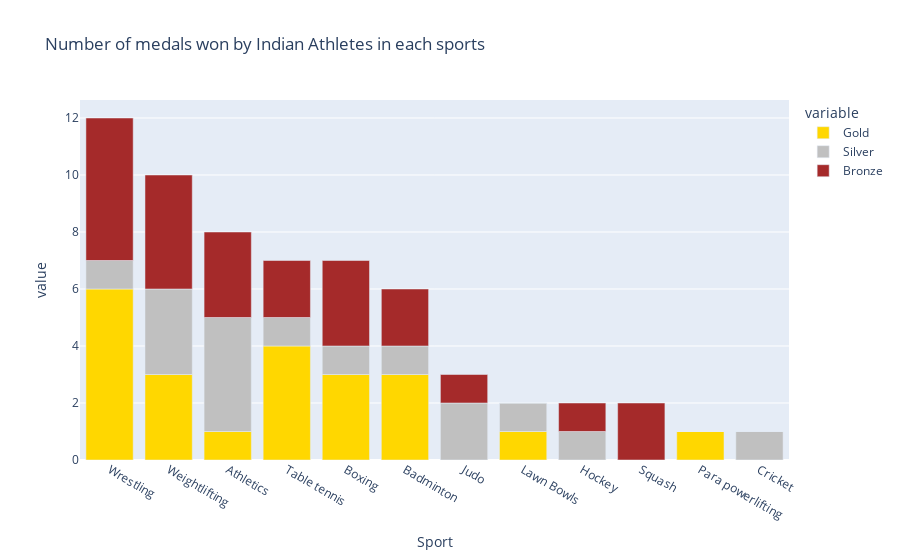
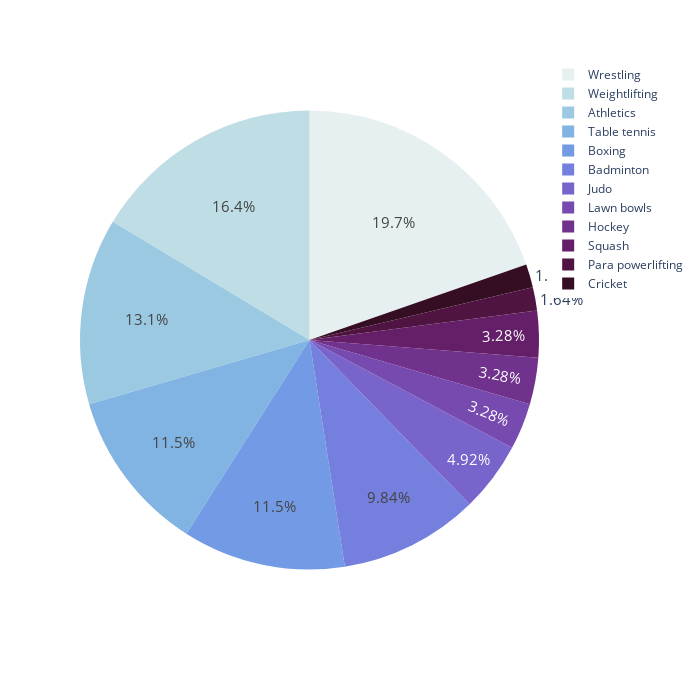

The notebook cell saved with these charts, in order:
### Code cell
fig = px.bar(data_medal_tally_sportswise, x='Sport', y=['Gold', 'Silver', 'Bronze'], color_discrete_sequence =['gold', 'silver', 'brown'],title='Number of medals won by Indian Athletes in each sports')
fig.update_layout(xaxis={'categoryorder':'total descending'})
fig.show()

fig = px.pie(data_indian_medals, names='Sport', height=700, width= 700, color_discrete_sequence=px.colors.sequential.dense)
fig.update_traces(textfont_size=15)
fig.show()

### Figure 1 — Plotly figure (JSON) as saved in the notebook; plotly's stock layout.template omitted (floating-point values rounded to 4 significant figures)
{"data": [{"alignmentgroup": "True", "hovertemplate": "variable=Gold<br>Sport=%{x}<br>value=%{y}<extra></extra>", "legendgroup": "Gold", "marker": {"color": "gold", "pattern": {"shape": ""}}, "name": "Gold", "offsetgroup": "Gold", "orientation": "v", "showlegend": true, "textposition": "auto", "type": "bar", "x": ["Wrestling", "Table tennis", "Weightlifting", "Boxing", "Badminton", "Athletics", "Lawn Bowls", "Para powerlifting", "Judo", "Hockey", "Cricket", "Squash"], "xaxis": "x", "y": [6, 4, 3, 3, 3, 1, 1, 1, 0, 0, 0, 0], "yaxis": "y"}, {"alignmentgroup": "True", "hovertemplate": "variable=Silver<br>Sport=%{x}<br>value=%{y}<extra></extra>", "legendgroup": "Silver", "marker": {"color": "silver", "pattern": {"shape": ""}}, "name": "Silver", "offsetgroup": "Silver", "orientation": "v", "showlegend": true, "textposition": "auto", "type": "bar", "x": ["Wrestling", "Table tennis", "Weightlifting", "Boxing", "Badminton", "Athletics", "Lawn Bowls", "Para powerlifting", "Judo", "Hockey", "Cricket", "Squash"], "xaxis": "x", "y": [1, 1, 3, 1, 1, 4, 1, 0, 2, 1, 1, 0], "yaxis": "y"}, {"alignmentgroup": "True", "hovertemplate": "variable=Bronze<br>Sport=%{x}<br>value=%{y}<extra></extra>", "legendgroup": "Bronze", "marker": {"color": "brown", "pattern": {"shape": ""}}, "name": "Bronze", "offsetgroup": "Bronze", "orientation": "v", "showlegend": true, "textposition": "auto", "type": "bar", "x": ["Wrestling", "Table tennis", "Weightlifting", "Boxing", "Badminton", "Athletics", "Lawn Bowls", "Para powerlifting", "Judo", "Hockey", "Cricket", "Squash"], "xaxis": "x", "y": [5, 2, 4, 3, 2, 3, 0, 0, 1, 1, 0, 2], "yaxis": "y"}], "layout": {"barmode": "relative", "legend": {"title": {"text": "variable"}, "tracegroupgap": 0}, "title": {"text": "Number of medals won by Indian Athletes in each sports"}, "xaxis": {"anchor": "y", "categoryorder": "total descending", "domain": [0, 1], "title": {"text": "Sport"}}, "yaxis": {"anchor": "x", "domain": [0, 1], "title": {"text": "value"}}}}

### Figure 2 — Plotly figure (JSON) as saved in the notebook; plotly's stock layout.template omitted (floating-point values rounded to 4 significant figures)
{"data": [{"domain": {"x": [0, 1], "y": [0, 1]}, "hovertemplate": "Sport=%{label}<extra></extra>", "labels": ["Weightlifting", "Weightlifting", "Weightlifting", "Lawn bowls", "Table tennis", "Para powerlifting", "Wrestling", "Wrestling", "Wrestling", "Wrestling", "Wrestling", "Wrestling", "Table tennis", "Boxing", "Boxing", "Athletics", "Boxing", "Table tennis", "Badminton", "Badminton", "Badminton", "Table tennis", "Weightlifting", "Weightlifting", "Judo", "Weightlifting", "Badminton", "Judo", "Athletics", "Wrestling", "Athletics", "Athletics", "Lawn bowls", "Athletics", "Table tennis", "Cricket", "Boxing", "Hockey", "Weightlifting", "Judo", "Weightlifting", "Weightlifting", "Squash", "Weightlifting", "Athletics", "Wrestling", "Wrestling", "Boxing", "Wrestling", "Wrestling", "Boxing", "Wrestling", "Table tennis", "Boxing", "Hockey", "Athletics", "Athletics", "Squash", "Badminton", "Badminton", "Table tennis"], "legendgroup": "", "name": "", "showlegend": true, "textfont": {"size": 15}, "type": "pie"}], "layout": {"height": 700, "legend": {"tracegroupgap": 0}, "margin": {"t": 60}, "piecolorway": ["rgb(230, 240, 240)", "rgb(191, 221, 229)", "rgb(156, 201, 226)", "rgb(129, 180, 227)", "rgb(115, 154, 228)", "rgb(117, 127, 221)", "rgb(120, 100, 202)", "rgb(119, 74, 175)", "rgb(113, 50, 141)", "rgb(100, 31, 104)", "rgb(80, 20, 66)", "rgb(54, 14, 36)"], "width": 700}}
